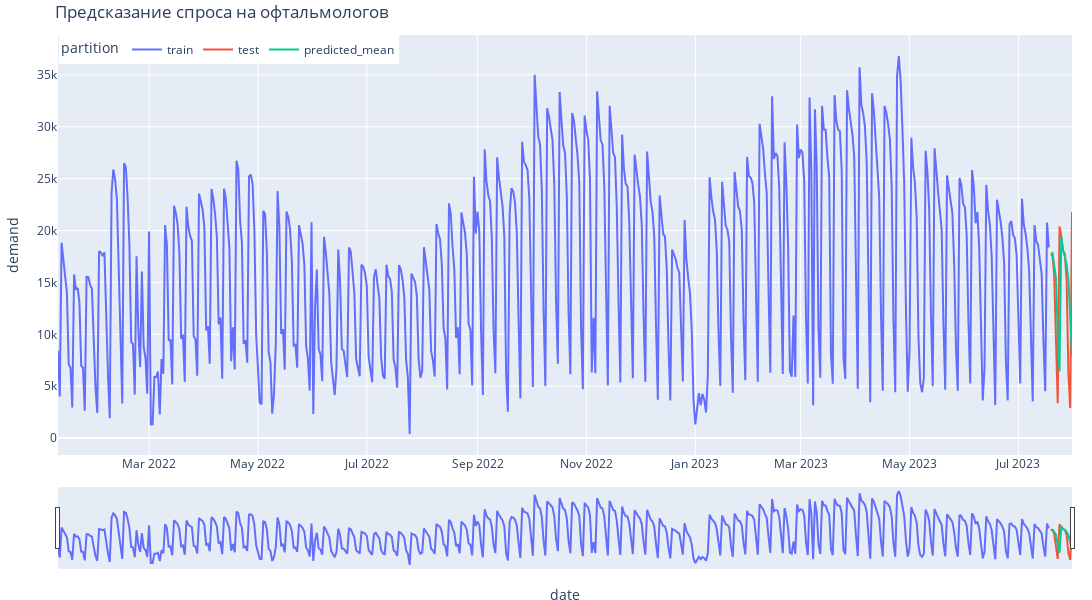

The code cell stored with this chart in its notebook:
### Code cell
order=(7,1,0)
seasonal_order=(0,0,0, 0)
pred_df, predictions = get_model_res(train, test, clean_data, SARIMAX(
                                    train,
                                    # freq='D',
                                    order=order,
                                    seasonal_order=seasonal_order
                                )
              )

### Figure 1 — Plotly figure (JSON) as saved in the notebook; plotly's stock layout.template omitted (floating-point values rounded to 4 significant figures; data arrays with more than 128 entries replaced by an {"elided": "..."} marker saying what was removed)
{"data": [{"hovertemplate": "partition=train<br>date=%{x}<br>demand=%{y}<extra></extra>", "legendgroup": "train", "line": {"color": "#636efa", "dash": "solid"}, "marker": {"symbol": "circle"}, "mode": "lines", "name": "train", "orientation": "v", "showlegend": true, "type": "scatter", "x": {"elided": "556 str values"}, "xaxis": "x", "y": {"elided": "556 int values"}, "yaxis": "y"}, {"hovertemplate": "partition=test<br>date=%{x}<br>demand=%{y}<extra></extra>", "legendgroup": "test", "line": {"color": "#EF553B", "dash": "solid"}, "marker": {"symbol": "circle"}, "mode": "lines", "name": "test", "orientation": "v", "showlegend": true, "type": "scatter", "x": ["2023-07-19T00:00:00", "2023-07-20T00:00:00", "2023-07-21T00:00:00", "2023-07-22T00:00:00", "2023-07-23T00:00:00", "2023-07-24T00:00:00", "2023-07-25T00:00:00", "2023-07-26T00:00:00", "2023-07-27T00:00:00", "2023-07-28T00:00:00", "2023-07-29T00:00:00", "2023-07-30T00:00:00", "2023-07-31T00:00:00"], "xaxis": "x", "y": [17629, 17717, 15826, 8491, 3359, 20388, 19452, 18057, 17738, 15115, 6177, 2882, 21760], "yaxis": "y"}, {"hovertemplate": "partition=predicted_mean<br>date=%{x}<br>demand=%{y}<extra></extra>", "legendgroup": "predicted_mean", "line": {"color": "#00cc96", "dash": "solid"}, "marker": {"symbol": "circle"}, "mode": "lines", "name": "predicted_mean", "orientation": "v", "showlegend": true, "type": "scatter", "x": ["2023-07-20T00:00:00", "2023-07-21T00:00:00", "2023-07-22T00:00:00", "2023-07-23T00:00:00", "2023-07-24T00:00:00", "2023-07-25T00:00:00", "2023-07-26T00:00:00", "2023-07-27T00:00:00", "2023-07-28T00:00:00", "2023-07-29T00:00:00", "2023-07-30T00:00:00", "2023-07-31T00:00:00"], "xaxis": "x", "y": [17940.0, 16910.0, 15470.0, 10140.0, 6425.0, 19390.0, 18060.0, 17500.0, 16740.0, 15260.0, 10800.0, 7967.0], "yaxis": "y"}], "layout": {"height": 600, "legend": {"orientation": "h", "title": {"text": "partition"}, "tracegroupgap": 0, "x": 0.001, "xanchor": "left", "y": 1, "yanchor": "top"}, "margin": {"b": 20, "l": 20, "r": 20, "t": 35}, "title": {"text": "Предсказание спроса на офтальмологов"}, "width": 1800, "xaxis": {"anchor": "y", "domain": [0, 1], "rangeslider": {"visible": true}, "title": {"text": "date"}}, "yaxis": {"anchor": "x", "domain": [0, 1], "title": {"text": "demand"}}}}
